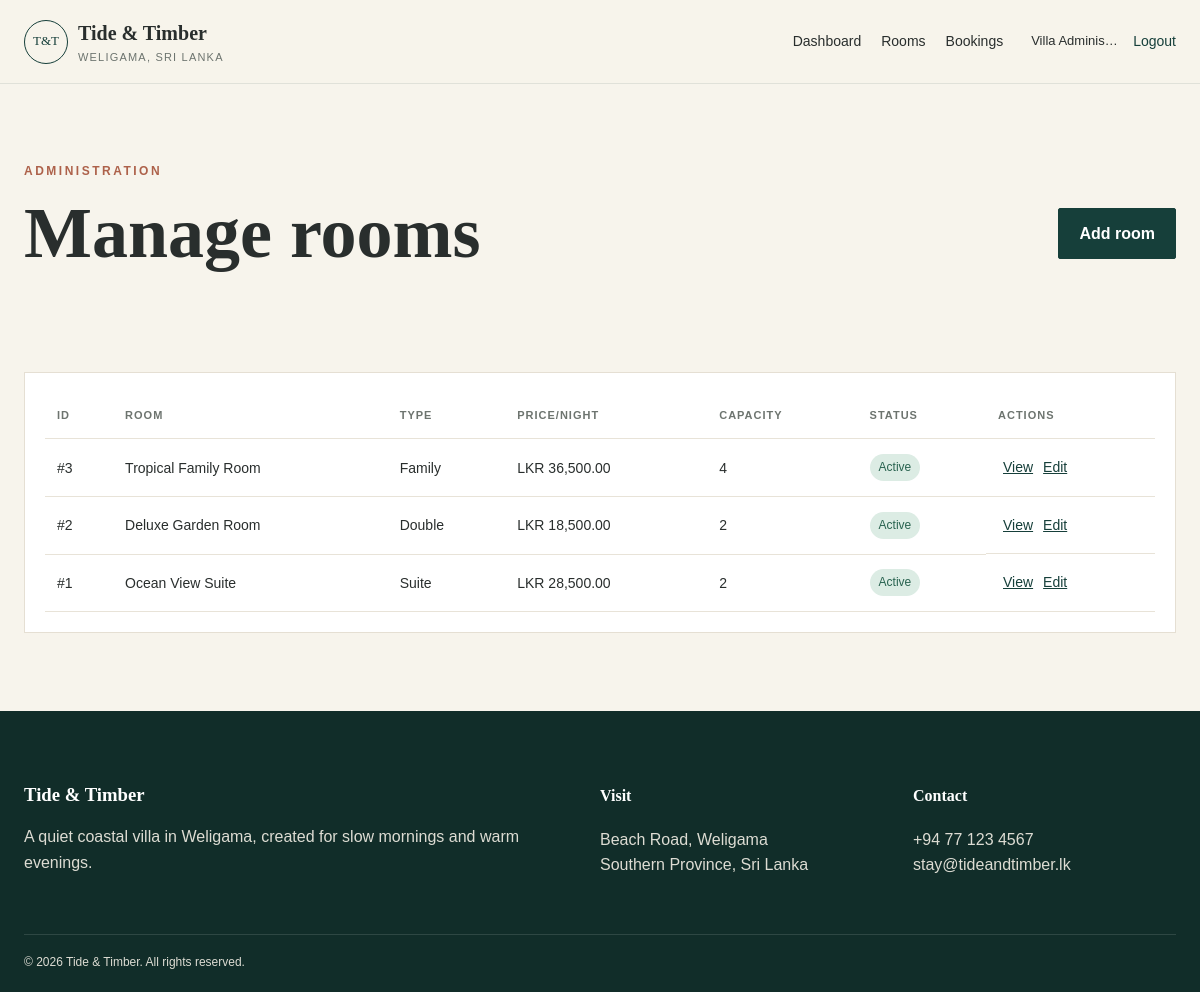
/admin/rooms.php (signed in), run on the app's committed database.
### tables this page shows
CREATE TABLE rooms (
    room_id INT UNSIGNED AUTO_INCREMENT PRIMARY KEY,
    room_name VARCHAR(100) NOT NULL,
    room_type VARCHAR(50) NOT NULL,
    description TEXT NOT NULL,
    facilities TEXT NOT NULL,
    price_per_night DECIMAL(10,2) NOT NULL,
    max_guests INT UNSIGNED NOT NULL,
    room_image VARCHAR(255) NOT NULL,
    room_status ENUM('active','inactive') NOT NULL DEFAULT 'active',
    created_at TIMESTAMP DEFAULT CURRENT_TIMESTAMP,
    INDEX idx_rooms_status_type (room_status, room_type)
);

### includes/functions.php (called while the page is built, shortened)
<?php
function e($value) {
    return htmlspecialchars((string)$value, ENT_QUOTES, 'UTF-8');
}
function format_price($amount) {
    return 'LKR ' . number_format((float)$amount, 2);
}
function is_logged_in() {
    return isset($_SESSION['user_id']);
}
function is_admin() {
    return is_logged_in() && ($_SESSION['role'] ?? '') === 'admin';
}

### admin/rooms.php (the view, shortened to what this page needs)
<?php
require_once __DIR__ . '/../includes/db.php';
$adminPage = true;
require __DIR__ . '/../includes/header.php';
$rooms = $pdo->query('SELECT * FROM rooms ORDER BY room_id DESC')->fetchAll();
?>
<section class="section admin-heading">
    <p class="eyebrow">Administration</p>
    <div class="heading-action"><h1>Manage rooms</h1><a class="button" href="add-room.php">Add room</a></div>
</section>
<section class="section">
    <div class="table-wrap admin-table-card">
        <table>
            <thead><tr><th>ID</th><th>Room</th><th>Type</th><th>Price/night</th><th>Capacity</th><th>Status</th><th>Actions</th></tr></thead>
            <tbody>
            <?php foreach ($rooms as $room): ?>
                <tr>
                    <td>#<?php echo (int)$room['room_id']; ?></td>
                    <td><?php echo e($room['room_name']); ?></td>
                    <td><?php echo e($room['room_type']); ?></td>
                    <td><?php echo format_price($room['price_per_night']); ?></td>
                    <td><?php echo (int)$room['max_guests']; ?></td>
                    <td><span class="status status-<?php echo $room['room_status'] === 'active' ? 'confirmed' : 'cancelled'; ?>"><?php echo e(ucfirst($room['room_status'])); ?></span></td>
                    <td class="table-actions">
                        <a class="table-action" href="../room-details.php?id=<?php echo (int)$room['room_id']; ?>">View</a>
                        <a class="table-action" href="edit-room.php?id=<?php echo (int)$room['room_id']; ?>">Edit</a>
                    </td>
                </tr>
            <?php endforeach; ?>
            </tbody>
        </table>
    </div>
</section>
<?php require __DIR__ . '/../includes/footer.php'; ?>

### includes/header.php (shortened to what this page needs)
<?php
require_once __DIR__ . '/functions.php';
$scriptDir = rtrim(str_replace('\\', '/', dirname($_SERVER['SCRIPT_NAME'])), '/');
$baseUrl = isset($adminPage) && $adminPage
    ? rtrim(str_replace('/admin', '', $scriptDir), '/')
    : $scriptDir;
?>
<!DOCTYPE html>
<html lang="en">
<head>
    <link rel="stylesheet" href="<?php echo e($baseUrl); ?>/assets/css/style.css">
</head>
<body>
<header class="site-header">
    <div class="nav-wrap">
        <a class="brand" href="<?php echo e($baseUrl); ?>/index.php" aria-label="Tide and Timber home">
            <span class="brand-mark">T&amp;T</span>
            <span><strong>Tide &amp; Timber</strong><small>Weligama, Sri Lanka</small></span>
        </a>
        <nav id="main-nav" class="main-nav">
            <?php if (!empty($adminPage) && is_admin()) { ?>
                <a href="<?php echo e($baseUrl); ?>/admin/dashboard.php">Dashboard</a>
                <a href="<?php echo e($baseUrl); ?>/admin/rooms.php">Rooms</a>
                <a href="<?php echo e($baseUrl); ?>/admin/bookings.php">Bookings</a>
            <?php } ?>
        </nav>
        <div class="nav-actions">
            <?php if (is_logged_in()) { ?>
                <span class="account-name"><?php echo e($_SESSION['name']); ?></span>
                <a class="text-link" href="<?php echo e($baseUrl); ?>/logout.php">Logout</a>
            <?php } else { ?>
                <a class="text-link" href="<?php echo e($baseUrl); ?>/login.php">Login</a>
                <a class="button button-small" href="<?php echo e($baseUrl); ?>/register.php">Register</a>
            <?php } ?>
        </div>
    </div>
</header>
<main>

### includes/footer.php (shortened to what this page needs)
</main>
<footer class="site-footer">
    <div class="footer-grid">
        <div>
            <h3>Tide &amp; Timber</h3>
            <p>A quiet coastal villa in Weligama, created for slow mornings and warm evenings.</p>
        </div>
        <div>
            <h4>Visit</h4>
            <p>Beach Road, Weligama<br>Southern Province, Sri Lanka</p>
        </div>
        <div>
            <h4>Contact</h4>
            <p>+94 77 123 4567<br>stay@tideandtimber.lk</p>
        </div>
    </div>
    <div class="footer-bottom">© <?php echo date('Y'); ?> Tide &amp; Timber. All rights reserved.</div>
</footer>
</body>
</html>

### assets/css/style.css (style rules this page uses)
:root { --ocean: #163f3a; --ocean-dark: #0d2d29; --sand: #e8dfcf; --warm: #f7f4ec; --charcoal: #292e2d; --muted: #6d746f; --white: #fff; --coral: #ad614a; }
* { box-sizing: border-box; }
html { scroll-behavior: smooth; }
body { margin: 0; background: var(--warm); color: var(--charcoal); font-family: "Trebuchet MS", Arial, sans-serif; line-height: 1.6; }
h1, h2, h3, h4 { font-family: Georgia, "Times New Roman", serif; line-height: 1.12; }
h1 { font-size: clamp(2.7rem, 6vw, 5.5rem); }
a { color: inherit; }
.site-header { height: 84px; background: rgba(247,244,236,.96); position: sticky; top: 0; z-index: 20; border-bottom: 1px solid rgba(22,63,58,.1); }
.nav-wrap { max-width: 1240px; height: 100%; margin: auto; padding: 0 24px; display: flex; align-items: center; gap: 28px; }
.brand { display: flex; align-items: center; gap: 10px; text-decoration: none; margin-right: auto; }
.brand strong { display: block; font-family: Georgia, serif; font-size: 20px; }
.brand small { display: block; color: var(--muted); font-size: 11px; letter-spacing: 1.2px; text-transform: uppercase; }
.brand-mark { width: 44px; height: 44px; display: grid; place-items: center; border: 1px solid var(--ocean); border-radius: 50%; color: var(--ocean); font-family: Georgia, serif; font-size: 13px; }
.main-nav { display: flex; align-items: center; gap: 20px; }
.main-nav a, .text-link { text-decoration: none; font-size: 14px; }
.nav-actions { display: flex; align-items: center; gap: 12px; }
.account-name { max-width: 90px; overflow: hidden; text-overflow: ellipsis; white-space: nowrap; font-size: 13px; }
.button { display: inline-block; border: 1px solid var(--ocean); border-radius: 2px; background: var(--ocean); color: var(--white); padding: 12px 20px; text-decoration: none; text-align: center; font-weight: 700; cursor: pointer; font-family: inherit; }
.text-link { color: var(--ocean); }
.section { max-width: 1240px; margin: 0 auto; padding: 78px 24px; }
.eyebrow { margin: 0 0 12px; color: var(--coral); text-transform: uppercase; letter-spacing: 2.5px; font-size: 12px; font-weight: 700; }
.site-footer { background: #112d29; color: #dddcd3; padding: 55px 24px 20px; }
.footer-grid { max-width: 1192px; margin: auto; display: grid; grid-template-columns: 2fr 1fr 1fr; gap: 50px; }
.footer-grid h3, .footer-grid h4 { color: var(--white); }
.footer-bottom { max-width: 1192px; margin: 40px auto 0; padding-top: 18px; border-top: 1px solid rgba(255,255,255,.12); font-size: 12px; }
.table-wrap { overflow-x: auto; background: var(--white); }
table { width: 100%; border-collapse: collapse; font-size: 14px; }
th, td { padding: 14px 12px; border-bottom: 1px solid #e8e3d8; text-align: left; white-space: nowrap; }
th { color: var(--muted); text-transform: uppercase; letter-spacing: 1px; font-size: 11px; }
.status { display: inline-block; border-radius: 20px; padding: 4px 9px; font-size: 12px; }
.status-confirmed, .status-active { background: #dcece4; color: #28624f; }
.table-action { border: 0; background: transparent; color: var(--ocean); text-decoration: underline; cursor: pointer; padding: 3px 5px; font: inherit; }
.admin-heading { padding-bottom: 20px; }
.heading-action { display: flex; justify-content: space-between; align-items: center; }
.heading-action h1 { margin: 0; }
.admin-table-card { background: var(--white); border: 1px solid #e5dfd3; padding: 20px; }
.table-actions { display: flex; }

### data on the page
rooms: room_id "3", room_name "Tropical Family Room", room_type "Family", price_per_night "LKR 36,500.00", max_guests "4", room_status "Active"
rooms: room_id "2", room_name "Deluxe Garden Room", room_type "Double", price_per_night "LKR 18,500.00", max_guests "2", room_status "Active"
rooms: room_id "1", room_name "Ocean View Suite", room_type "Suite", price_per_night "LKR 28,500.00", max_guests "2", room_status "Active"

### other printed values
$_SESSION['name'] "Villa Adminis…"
